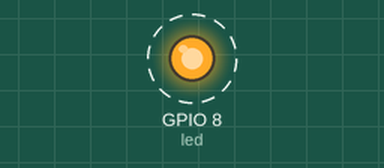
The program below on a simulated ESP32 board running MicroPython. On the bench: output pins drawn as LEDs (lit = HIGH). Dashed ring = blinking.

Above: at 0.2 s.
Timing chart, 0 to 3.0 s (numbered marks = the images above):
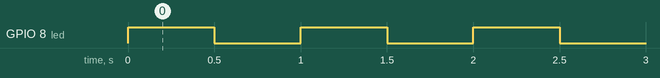

The program:

main_example.py
```python
import machine
import time

def main():
    led = machine.Pin(8, machine.Pin.OUT)  # Use pin 8 for ESP32-C3 onboard LED
    while True:
        led.value(1)  # LED on
        time.sleep(0.5)
        led.value(0)  # LED off
        time.sleep(0.5)

if __name__ == '__main__':
    main()
```

Measured:
- by itself, GPIO 8 (led): alternates HIGH for 0.50 s and LOW for 0.50 s
